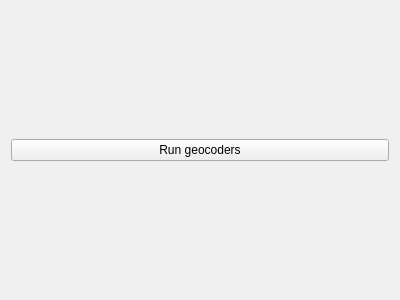
<?xml version="1.0" encoding="UTF-8"?>
<ui version="4.0">
 <class>WizardPage</class>
 <widget class="QWizardPage" name="WizardPage">
  <property name="geometry">
   <rect>
    <x>0</x>
    <y>0</y>
    <width>400</width>
    <height>300</height>
   </rect>
  </property>
  <property name="windowTitle">
   <string>WizardPage</string>
  </property>
  <property name="title">
   <string>Geocode</string>
  </property>
  <property name="subTitle">
   <string>Run configured geocoders</string>
  </property>
  <layout class="QVBoxLayout" name="verticalLayout">
   <item>
    <widget class="QPushButton" name="run_geocoders_pb">
     <property name="text">
      <string>Run geocoders</string>
     </property>
    </widget>
   </item>
  </layout>
 </widget>
 <resources/>
 <connections/>
</ui>
